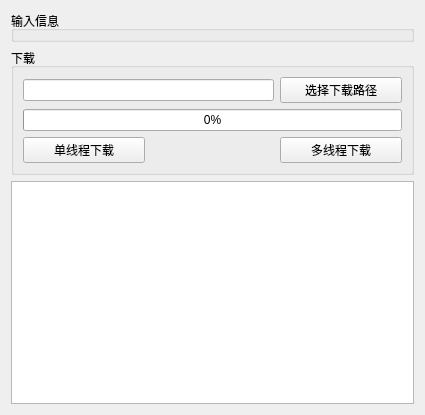
<?xml version="1.0" encoding="UTF-8"?>
<ui version="4.0">
 <class>MapDownLoadWidget</class>
 <widget class="QWidget" name="MapDownLoadWidget">
  <property name="geometry">
   <rect>
    <x>0</x>
    <y>0</y>
    <width>425</width>
    <height>415</height>
   </rect>
  </property>
  <property name="windowTitle">
   <string>Widget</string>
  </property>
  <layout class="QGridLayout" name="gridLayout_2">
   <item row="1" column="0">
    <widget class="QGroupBox" name="groupBox">
     <property name="title">
      <string>下载</string>
     </property>
     <layout class="QGridLayout" name="gridLayout">
      <item row="0" column="0" colspan="2">
       <widget class="QLineEdit" name="line_savePath">
        <property name="sizePolicy">
         <sizepolicy hsizetype="Preferred" vsizetype="Fixed">
          <horstretch>0</horstretch>
          <verstretch>0</verstretch>
         </sizepolicy>
        </property>
       </widget>
      </item>
      <item row="1" column="0" colspan="3">
       <widget class="QProgressBar" name="progressBar">
        <property name="sizePolicy">
         <sizepolicy hsizetype="Preferred" vsizetype="Fixed">
          <horstretch>0</horstretch>
          <verstretch>0</verstretch>
         </sizepolicy>
        </property>
        <property name="value">
         <number>0</number>
        </property>
       </widget>
      </item>
      <item row="2" column="2">
       <widget class="QPushButton" name="but_threads">
        <property name="text">
         <string>多线程下载</string>
        </property>
        <property name="checkable">
         <bool>true</bool>
        </property>
       </widget>
      </item>
      <item row="0" column="2">
       <widget class="QPushButton" name="but_savePath">
        <property name="text">
         <string>选择下载路径</string>
        </property>
       </widget>
      </item>
      <item row="2" column="0">
       <widget class="QPushButton" name="but_thread">
        <property name="text">
         <string>单线程下载</string>
        </property>
        <property name="checkable">
         <bool>true</bool>
        </property>
       </widget>
      </item>
     </layout>
    </widget>
   </item>
   <item row="0" column="0">
    <widget class="QGroupBox" name="groupBox_2">
     <property name="title">
      <string>输入信息</string>
     </property>
     <layout class="QGridLayout" name="gridLayout_3">
      <property name="leftMargin">
       <number>0</number>
      </property>
      <property name="topMargin">
       <number>0</number>
      </property>
      <property name="rightMargin">
       <number>0</number>
      </property>
      <property name="bottomMargin">
       <number>0</number>
      </property>
      <item row="0" column="0">
       <widget class="MapInput" name="mapInput" native="true"/>
      </item>
     </layout>
    </widget>
   </item>
   <item row="2" column="0">
    <widget class="QTextEdit" name="textEdit"/>
   </item>
  </layout>
 </widget>
 <customwidgets>
  <customwidget>
   <class>MapInput</class>
   <extends>QWidget</extends>
   <header>src/map/MapDownload/mapinput.h</header>
   <container>1</container>
  </customwidget>
 </customwidgets>
 <resources/>
 <connections/>
</ui>
